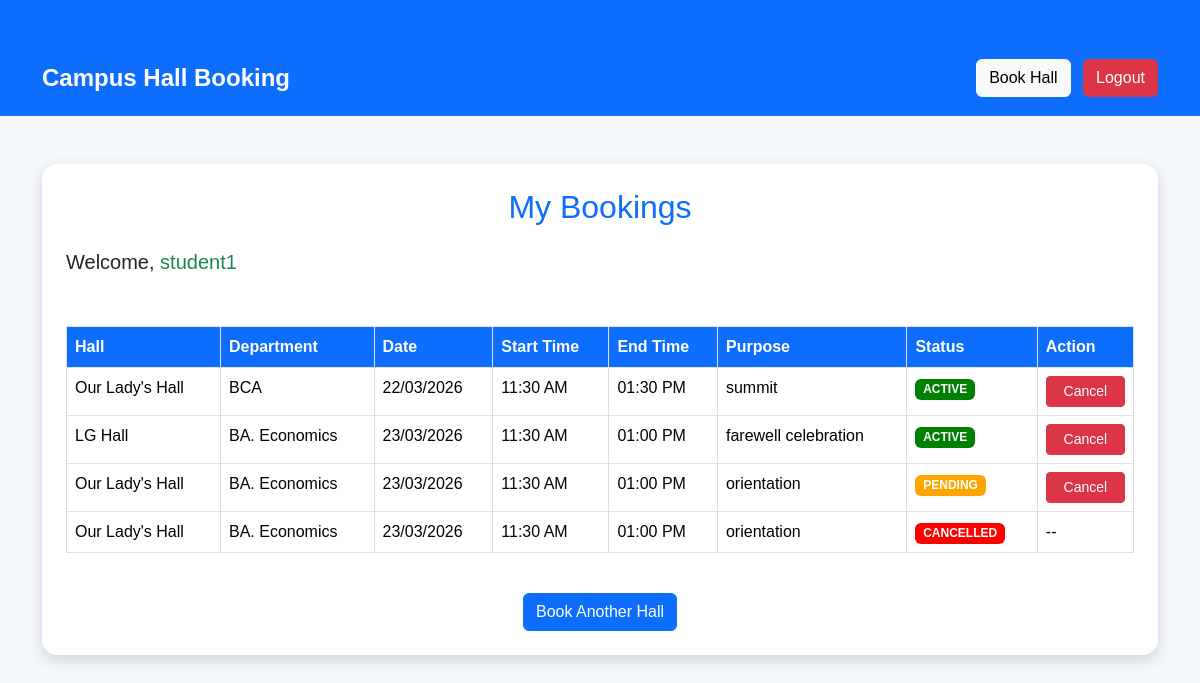
Page /my-bookings/ (signed in) on the committed database.
### booking/models.py (models this page shows, shortened)
class Booking(models.Model):
    STATUS_CHOICES = [
        ('active', 'Active'),
        ('cancelled', 'Cancelled'),
        ('pending', 'Pending'),
    ]
    user = models.ForeignKey(
        User, on_delete=models.CASCADE)
    hall = models.ForeignKey(
        Hall, on_delete=models.CASCADE)
    department = models.CharField(max_length=200)
    date = models.DateField()
    start_time = models.TimeField()
    end_time = models.TimeField()
    purpose = models.CharField(max_length=300)
    status = models.CharField(
        max_length=10,
        choices=STATUS_CHOICES,
        default='active'
    )
    created_at = models.DateTimeField(
        auto_now_add=True)

class Hall(models.Model):
    name = models.CharField(max_length=100)
    capacity = models.IntegerField()
    location = models.CharField(max_length=200)
    def __str__(self):
        return self.name

### booking/views.py (the view)
# urls.py: path('my-bookings/', views.my_bookings,
@login_required
def my_bookings(request):
    bookings = Booking.objects.filter(
        user=request.user)
    return render(request,
                 'booking/my_bookings.html',
                 {'bookings': bookings})

### booking/templates/booking/my_bookings.html (shortened to what this page needs)
{% load static %}
<!DOCTYPE html>
<html lang="en">
<head>
    <link href="https://cdn.jsdelivr.net/npm/bootstrap@5.3.3/dist/css/bootstrap.min.css" rel="stylesheet">
    <link rel="stylesheet" href="{% static 'css/style.css' %}">
</head>
<body>
<nav class="navbar navbar-expand-lg navbar-dark bg-primary">
    <div class="container">
        <a class="navbar-brand" href="/book/">
            Campus Hall Booking
        </a>
        <div class="ms-auto">
            <a href="/book/" class="btn btn-light me-2">
                Book Hall
            </a>
            <a href="/logout/" class="btn btn-danger">
                Logout
            </a>
        </div>
    </div>
</nav>
<div class="container mt-5">
    <div class="card p-4">
        <h2 class="text-center text-primary mb-4">
            My Bookings
        </h2>
        <h5>
            Welcome,
            <span class="text-success">
                {{ user.username }}
            </span>
        </h5>
        <br>
        <table class="table table-bordered table-hover">
            <thead>
            <tr>
                <th>Hall</th>
                <th>Department</th>
                <th>Date</th>
                <th>Start Time</th>
                <th>End Time</th>
                <th>Purpose</th>
                <th>Status</th>
                <th>Action</th>
            </tr>
            </thead>
            <tbody>
            {% for booking in bookings %}
            <tr>
                <td>{{ booking.hall }}</td>
                <td>{{ booking.department }}</td>
                <td>{{ booking.date|date:"d/m/Y" }}</td>
                <td>{{ booking.start_time|time:"h:i A" }}</td>
                <td>{{ booking.end_time|time:"h:i A" }}</td>
                <td>{{ booking.purpose }}</td>
                <td>
                    {% if booking.status == "active" %}
                        <span class="badge badge-active">
                            ACTIVE
                        </span>
                    {% elif booking.status == "pending" %}
                        <span class="badge badge-pending">
                            PENDING
                        </span>
                    {% else %}
                        <span class="badge badge-cancelled">
                            CANCELLED
                        </span>
                    {% endif %}
                </td>
                <td>
                    {% if booking.status != "cancelled" %}
                    <button
                        class="btn btn-danger btn-sm"
                        onclick="showConfirm({{ booking.id }})">
                        Cancel
                    </button>
                    {% else %}
                    --
                    {% endif %}
                </td>
            </tr>
            {% empty %}
            <tr>
                <td colspan="8" class="text-center">
                    No Bookings Found
                </td>
            </tr>
            {% endfor %}
            </tbody>
        </table>
        <div class="text-center mt-4">
            <a href="/book/" class="btn btn-primary">
                Book Another Hall
            </a>
        </div>
    </div>
</div>
</body>
</html>

### booking/static/css/style.css (style rules this page uses)
* { margin:0; padding:0; box-sizing:border-box; }
body { font-family:Arial, Helvetica, sans-serif; background:#f4f7fc; }
.navbar { background:#0d6efd; padding:15px; }
.navbar-brand { color:white !important; font-size:24px; font-weight:bold; }
.container { margin-top:40px; }
.card { background:white; border-radius:15px; padding:30px; box-shadow:0 5px 15px rgba(0,0,0,0.2); }
h1,h2,h3 { color:#0d6efd; text-align:center; margin-bottom:20px; }
button { width:100%; padding:12px; border:none; border-radius:8px; font-size:16px; cursor:pointer; }
.btn-primary { background:#0d6efd; color:white; }
.btn-danger { background:#dc3545; color:white; }
table { width:100%; border-collapse:collapse; margin-top:20px; background:white; }
th { background:#0d6efd; color:white; padding:12px; }
td { border:1px solid #ddd; padding:10px; }
tr:nth-child(even) { background:#f8f9fa; }
a { text-decoration:none; }

### booking/templates/booking/my_bookings.html (style rules this page uses)
body { background:#f4f7fb; }
.navbar-brand { font-weight:bold; }
.card { border:none; border-radius:15px; box-shadow:0 5px 15px rgba(0,0,0,.15); }
.table th { background:#0d6efd; color:white; }
.badge-active { background:green; }
.badge-pending { background:orange; }
.badge-cancelled { background:red; }

### rows in the picture
Booking: hall "Our Lady's Hall", department "BCA", date "22/03/2026", start_time "11:30 AM", end_time "01:30 PM", purpose "summit", status "ACTIVE"
Booking: hall "LG Hall", department "BA. Economics", date "23/03/2026", start_time "11:30 AM", end_time "01:00 PM", purpose "farewell celebration", status "ACTIVE"
Booking: hall "Our Lady's Hall", department "BA. Economics", date "23/03/2026", start_time "11:30 AM", end_time "01:00 PM", purpose "orientation", status "PENDING"
Booking: hall "Our Lady's Hall", department "BA. Economics", date "23/03/2026", start_time "11:30 AM", end_time "01:00 PM", purpose "orientation", status "CANCELLED"

### other values in the picture
{{ user.username }} "student1"
